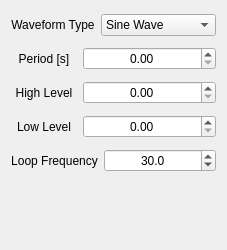
                   <widget class="QWidget" name="scrollAreaWidgetContents_3">
                    <property name="geometry">
                     <rect>
                      <x>0</x>
                      <y>0</y>
                      <width>190</width>
                      <height>250</height>
                     </rect>
                    </property>
                    <layout class="QVBoxLayout" name="verticalLayout_17">
                     <item>
                      <layout class="QHBoxLayout" name="horizontalLayout_23" stretch="1,2">
                       <item>
                        <widget class="QLabel" name="label_23">
                         <property name="minimumSize">
                          <size>
                           <width>0</width>
                           <height>28</height>
                          </size>
                         </property>
                         <property name="text">
                          <string>Waveform Type</string>
                         </property>
                         <property name="alignment">
                          <set>Qt::AlignCenter</set>
                         </property>
                         <property name="margin">
                          <number>6</number>
                         </property>
                        </widget>
                       </item>
                       <item>
                        <widget class="QComboBox" name="comboWaveGenType">
                         <item>
                          <property name="text">
                           <string>Sine Wave</string>
                          </property>
                         </item>
                         <item>
                          <property name="text">
                           <string>Square Wave</string>
                          </property>
                         </item>
                         <item>
                          <property name="text">
                           <string>Triangle Wave</string>
                          </property>
                         </item>
                         <item>
                          <property name="text">
                           <string>Sawtooth Wave</string>
                          </property>
                         </item>
                         <item>
                          <property name="text">
                           <string>Noise</string>
                          </property>
                         </item>
                        </widget>
                       </item>
                      </layout>
                     </item>
                     <item>
                      <layout class="QHBoxLayout" name="horizontalLayout_22" stretch="1,2">
                       <item>
                        <widget class="QLabel" name="label_22">
                         <property name="minimumSize">
                          <size>
                           <width>0</width>
                           <height>28</height>
                          </size>
                         </property>
                         <property name="text">
                          <string>Period [s]</string>
                         </property>
                         <property name="alignment">
                          <set>Qt::AlignCenter</set>
                         </property>
                         <property name="margin">
                          <number>6</number>
                         </property>
                        </widget>
                       </item>
                       <item>
                        <widget class="QDoubleSpinBox" name="spinBoxWaveGenPeriod">
                         <property name="alignment">
                          <set>Qt::AlignCenter</set>
                         </property>
                         <property name="decimals">
                          <number>2</number>
                         </property>
                         <property name="minimum">
                          <double>0.000000000000000</double>
                         </property>
                         <property name="maximum">
                          <double>100.000000000000000</double>
                         </property>
                         <property name="singleStep">
                          <double>0.100000000000000</double>
                         </property>
                         <property name="stepType">
                          <enum>QAbstractSpinBox::AdaptiveDecimalStepType</enum>
                         </property>
                        </widget>
                       </item>
                      </layout>
                     </item>
                     <item>
                      <layout class="QHBoxLayout" name="horizontalLayout_25" stretch="1,2">
                       <item>
                        <widget class="QLabel" name="label_25">
                         <property name="minimumSize">
                          <size>
                           <width>0</width>
                           <height>28</height>
                          </size>
                         </property>
                         <property name="text">
                          <string>High Level</string>
                         </property>
                         <property name="alignment">
                          <set>Qt::AlignCenter</set>
                         </property>
                         <property name="margin">
                          <number>6</number>
                         </property>
                        </widget>
                       </item>
                       <item>
                        <widget class="QDoubleSpinBox" name="spinBoxWaveGenHigh">
                         <property name="alignment">
                          <set>Qt::AlignCenter</set>
                         </property>
                         <property name="decimals">
                          <number>2</number>
                         </property>
                         <property name="minimum">
                          <double>0.000000000000000</double>
                         </property>
                         <property name="maximum">
                          <double>100.000000000000000</double>
                         </property>
                         <property name="singleStep">
                          <double>0.100000000000000</double>
                         </property>
                         <property name="stepType">
                          <enum>QAbstractSpinBox::AdaptiveDecimalStepType</enum>
                         </property>
                        </widget>
                       </item>
                      </layout>
                     </item>
                     <item>
                      <layout class="QHBoxLayout" name="horizontalLayout_24" stretch="1,2">
                       <item>
                        <widget class="QLabel" name="label_24">
                         <property name="minimumSize">
                          <size>
                           <width>0</width>
                           <height>28</height>
                          </size>
                         </property>
                         <property name="text">
                          <string>Low Level</string>
                         </property>
                         <property name="alignment">
                          <set>Qt::AlignCenter</set>
                         </property>
                         <property name="margin">
                          <number>6</number>
                         </property>
                        </widget>
                       </item>
                       <item>
                        <widget class="QDoubleSpinBox" name="spinBoxWaveGenLow">
                         <property name="alignment">
                          <set>Qt::AlignCenter</set>
                         </property>
                         <property name="decimals">
                          <number>2</number>
                         </property>
                         <property name="minimum">
                          <double>0.000000000000000</double>
                         </property>
                         <property name="maximum">
                          <double>100.000000000000000</double>
                         </property>
                         <property name="singleStep">
                          <double>0.100000000000000</double>
                         </property>
                         <property name="stepType">
                          <enum>QAbstractSpinBox::AdaptiveDecimalStepType</enum>
                         </property>
                        </widget>
                       </item>
                      </layout>
                     </item>
                     <item>
                      <layout class="QHBoxLayout" name="horizontalLayout_20" stretch="1,2">
                       <item>
                        <widget class="QLabel" name="label_20">
                         <property name="minimumSize">
                          <size>
                           <width>0</width>
                           <height>28</height>
                          </size>
                         </property>
                         <property name="text">
                          <string>Loop Frequency</string>
                         </property>
                         <property name="alignment">
                          <set>Qt::AlignCenter</set>
                         </property>
                         <property name="margin">
                          <number>6</number>
                         </property>
                        </widget>
                       </item>
                       <item>
                        <widget class="QDoubleSpinBox" name="spinBoxWaveGenLoopFreq">
                         <property name="alignment">
                          <set>Qt::AlignCenter</set>
                         </property>
                         <property name="decimals">
                          <number>1</number>
                         </property>
                         <property name="minimum">
                          <double>0.000000000000000</double>
                         </property>
                         <property name="maximum">
                          <double>100.000000000000000</double>
                         </property>
                         <property name="singleStep">
                          <double>0.100000000000000</double>
                         </property>
                         <property name="stepType">
                          <enum>QAbstractSpinBox::AdaptiveDecimalStepType</enum>
                         </property>
                         <property name="value">
                          <double>30.000000000000000</double>
                         </property>
                        </widget>
                       </item>
                      </layout>
                     </item>
                     <item>
                      <spacer name="verticalSpacer_3">
                       <property name="orientation">
                        <enum>Qt::Vertical</enum>
                       </property>
                       <property name="sizeHint" stdset="0">
                        <size>
                         <width>20</width>
                         <height>36</height>
                        </size>
                       </property>
                      </spacer>
                     </item>
                    </layout>
                   </widget>
